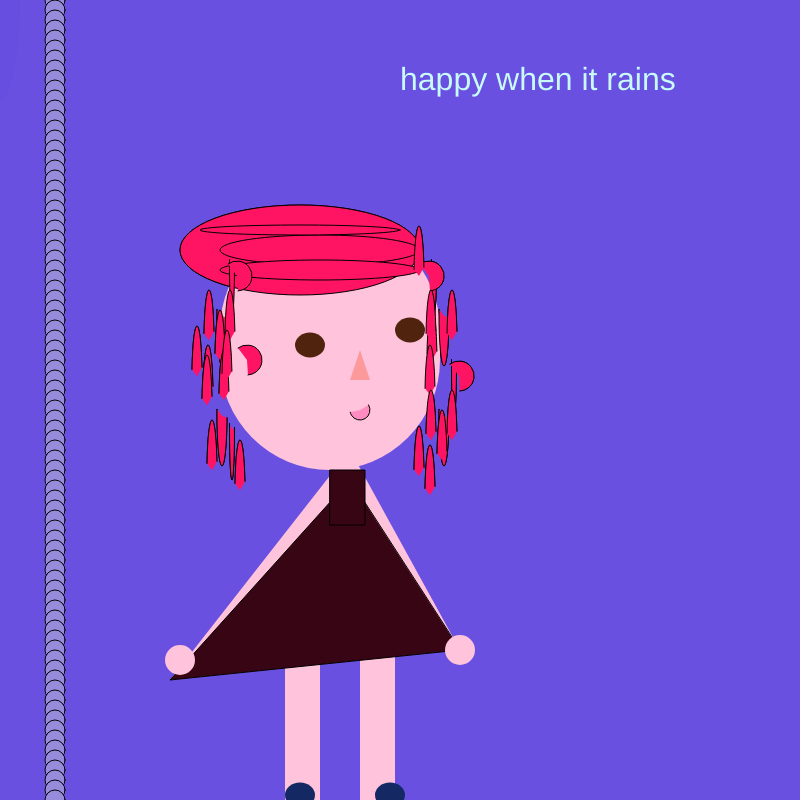
Frame 1 (no input)
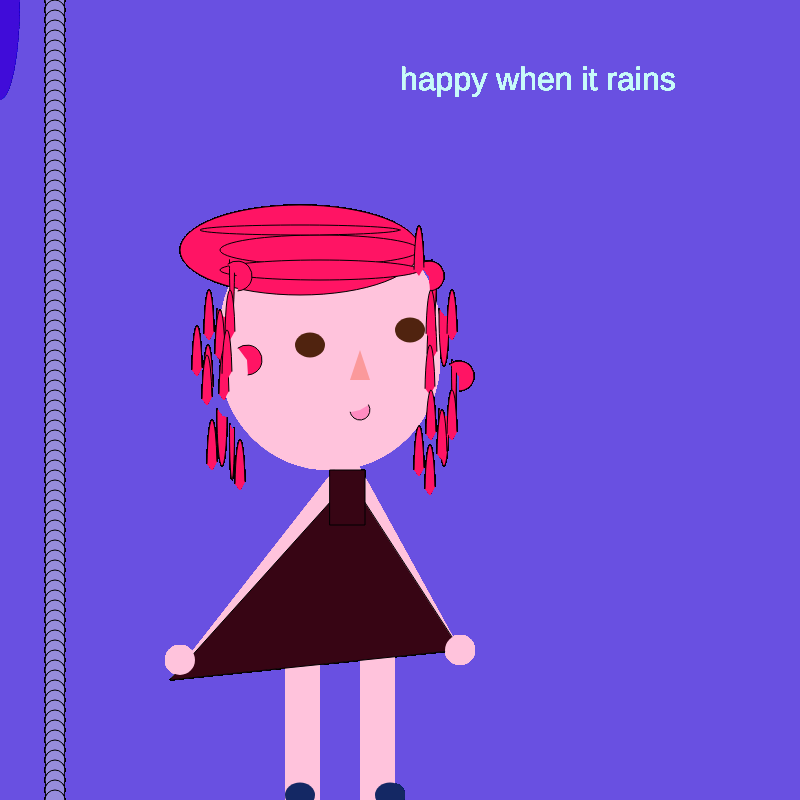
Frame 60 (no input)
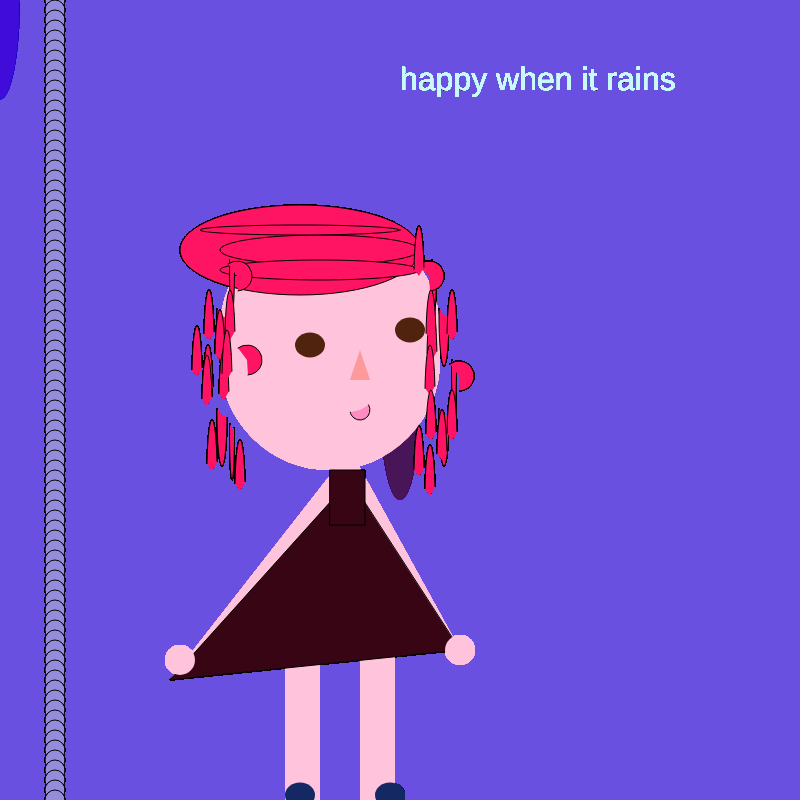
Frame 120 (the mouse pressed at the canvas centre since frame 60)

The p5.js sketch that drew these frames (run headless with seeded random() and noise() and a simulated clock; from frame 60 on, the mouse is pressed at the canvas centre):

// p5.js sketch
// ── sketch.js
//ART 150 template

var cloMel = 222;
var rMel = 444;
 

let y = 100;

function setup() {
  createCanvas(800, 800); //draw a canvas 800 pixels wide by 800 pixels high

  background(105, 80, 225); //set background to RGB
 
}
function draw() {
  melbatoast();
  
  { if (mouseIsPressed) {
 strokeWeight(0);
    stroke(0);
      fill(70, 20, 90,30);
    } else {strokeWeight(0);
      fill(50, 20, 190,10);
    }
    ellipse(mouseX, mouseY, 40, 200);
  
  
   
}

  //why can't I see the grid numbers when i move my mouse?
  //noFill(); //don't fill in the ellipse
  //ellipse(100, 200, 20); //ellipse(x,y,w) this draws an ellipse with a center point at (20,20) and 20 pixels wide.

  //fill(0);
  /*set fill to black. I need this fill because the noFill above would make these invisible. Try changing the 0 to an R,G,B value */
  //textSize(14);//changes the font size
  //text(mouseX,400,20);//displays the x coordinate
  //text(mouseY,20,400);//displays the y coordinate

  // Set colors
  fill(204, 101, 100, 127);
  // stroke(127, 63, 120);

  textSize(32);

fill(200,250,250);
text('happy when it rains', 400, 90);
 

  //FACE
melFace();

  // HAIR

  melbatoast();
  
  //BODY
  
  melBody();
 
  var m = 0;
  while (m <= height) {
  fill(150, 140, 220);
  strokeWeight (1);
ellipse(55, m, 20, 20);
   m = m + 10;
}
}

/*
    arc(400, 60, 400, 250, 330, PI,  QUARTER_PI);
    arc(50, 55, 50, 50, 0, HALF_PI);
noFill();
arc(250, 255, 60, 60, HALF_PI, PI);
arc(250, 255, 70, 70, PI, PI + QUARTER_PI);
arc(250, 255, 80, 80, PI + QUARTER_PI, TWO_PI);
    arc(330, 180, 100, 120, PI, PI + QUARTER_PI);
  arc(330, 180, 100, 120, PI + QUARTER_PI, TWO_PI);
    
strokeWeight(0);
point(84, 91);
point(68, 19);
point(21, 17);
point(32, 91);
strokeWeight(1);

noFill();
beginShape();
curveVertex(84, 91);
curveVertex(84, 91);
curveVertex(68, 19);
curveVertex(21, 17);
curveVertex(32, 91);
curveVertex(32, 91);
endShape();


    //curved lines
    
  {  noFill(90);
    stroke(55, 102, 0);
    curve(288, 236, 245, 236, 273, 224, 273, 261);
    stroke(0);
    curve(225, 226, 273, 224, 273, 261, 215, 265);
    stroke(255, 102, 0);
    curve(273, 224, 273, 261, 215, 265, 215, 265);
  }
*/

//LOOPS

//LOOP attempt 1
//modified example from Coding Train video
//https://www.youtube.com/watch?v=cnRD9o6odjk


//LOOPING attempt 2
//https://p5js.org/examples/structure-loop.html
// The statements in the setup() function
// execute once when the program begins
//function setup() {
//createCanvas(720, 400); // Size must be the first statement
// stroke(255); // Set line drawing color to white
//frameRate(30);
// }

//LOOP attempt 3
//https://p5js.org/reference/#/p5/loop

//     let x = 0;

//     x = x + 0.1;
//     if (x > width) {
//       x = 0;
//     }
//     line(x, 0, x, height);
//   }

//   function mousePressed() {
//     loop();
//   }

//   function mouseReleased() {
//     noLoop();
//   }
//}

function melbatoast() {
  fill(255, 20, 100);

  //front of hair
  ellipse(300, 250, 240, 90);
  ellipse(320, 250, 200, 30);
  ellipse(300, 230, 200, 10);
  ellipse(320, 270, 200, 20);
  //ellipse (280,250,200,40);

  // L side of hair
  arc(cloMel, 316, 10, 100, 170, 180);
  arc(cloMel + 10, 266, 5, 100, 150, 130);

  arc(cloMel + 15, 276, 30, 30, 180, 190);
  arc(cloMel - 2, 360, 10, 100, 180, 200);
  arc(cloMel - 25, 376, 10, 100, 180, 200);
  arc(cloMel - 13, 340, 10, 100, 180, 200);
  arc(cloMel - 14, 395, 10, 100, 180, 200);
  arc(cloMel + 8, 340, 10, 100, 180, 200);

  arc(cloMel, 416, 10, 100, 170, 180);
  arc(cloMel + 10, 430, 5, 100, 150, 130);

  arc(cloMel + 25, 360, 30, 30, 180, 190);
  arc(cloMel + 2, 400, 10, 100, 180, 200);
  arc(cloMel + 5, 380, 10, 100, 180, 200);
  arc(cloMel - 10, 470, 10, 100, 180, 200);
  arc(cloMel - 15, 405, 10, 100, 180, 200);
  arc(cloMel + 18, 490, 10, 100, 180, 200);

  //R side of hair

  arc(rMel, 316, 10, 100, 170, 180);
  arc(rMel - 10, 266, 5, 100, 150, 130);

  arc(rMel - 15, 276, 30, 30, 180, 190);
  arc(rMel - 12, 360, 10, 100, 180, 200);
  arc(rMel - 25, 276, 10, 100, 180, 200);
  arc(rMel - 13, 340, 10, 100, 180, 200);
  arc(rMel - 14, 395, 10, 100, 180, 200);
  arc(rMel + 8, 340, 10, 100, 180, 200);

  arc(rMel, 416, 10, 100, 170, 180);
  arc(rMel + 10, 366, 5, 100, 150, 130);

  arc(rMel + 15, 376, 30, 30, 180, 190);
  arc(rMel - 2, 460, 10, 100, 180, 200);
  arc(rMel - 25, 476, 10, 100, 180, 200);
  arc(rMel - 13, 440, 10, 100, 180, 200);
  arc(rMel - 14, 495, 10, 100, 180, 200);
  arc(rMel + 8, 440, 10, 100, 180, 200);
}



function melFace()  

// A rectangle face
{fill(255, 195, 220);
  rect(220, 220, 220, 250, 130);

  // ellipse eyes
  fill(80, 35, 15);
  //set the fill color
  ellipse(310, 345, 30, 25);
  ellipse(410, 330, 30, 25);

  // A triangle nose
  fill(250, 140, 135, 195);
  triangle(360, 350, 370, 380, 350, 380);

  //mouth
  fill(255, 40, 145, 90);
  strokeWeight(1);
  arc(360, 410, 20, 20, 100, 160);}



function melBody()


{ //legs
  fill(255, 195, 220);
  strokeWeight(0);
  rect(285, 650, 35, 155);
  rect(360, 650, 35, 155);

  //shoes

  fill(20, 40, 100);
  ellipse(300, 795, 30, 25);

  fill(20, 40, 100);
  ellipse(390, 795, 30, 25);

  //BODY
  fill(255, 195, 220);
  strokeWeight(0);

  triangle(460, 650, 170, 680, 350, 450);

  //dress
  fill(55, 5, 20);
  strokeWeight(1);
  triangle(460, 650, 170, 680, 350, 480);
  rect(330, 470, 35, 55);

  //hands
  fill(255, 195, 220);
  strokeWeight(0);
  ellipse(460, 650, 30, 30);
  ellipse(180, 660, 30, 30);}
